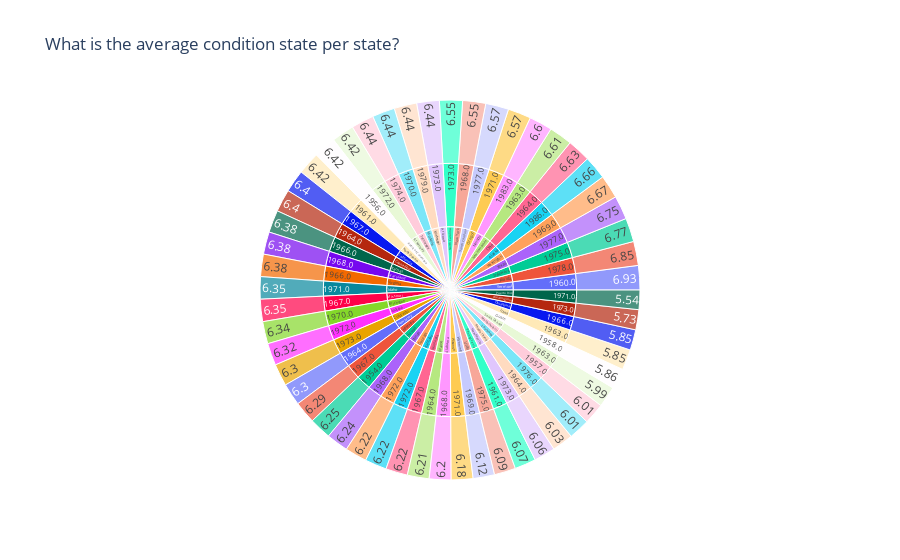

Source (notebook cell):
### Markdown cell above
# Plotly Sunburst Chart: Combine State, Average Year, and Organisation

### Code cell
fig = px.sunburst(condition_state, path=['State Name', 'Year Built','Deck Condition'], values='Deck Condition',title='What is the average condition state per state?')
fig.show()

### Figure 1 — Plotly figure (JSON) as saved in the notebook; plotly's stock layout.template omitted (floating-point values rounded to 4 significant figures; data arrays with more than 128 entries replaced by an {"elided": "..."} marker saying what was removed)
{"data": [{"branchvalues": "total", "domain": {"x": [0, 1], "y": [0, 1]}, "hovertemplate": "labels=%{label}<br>Deck Condition=%{value}<br>parent=%{parent}<br>id=%{id}<extra></extra>", "ids": {"elided": "159 str values"}, "labels": {"elided": "159 str values"}, "name": "", "parents": {"elided": "159 str values"}, "type": "sunburst", "values": {"elided": "159 float values"}}], "layout": {"legend": {"tracegroupgap": 0}, "title": {"text": "What is the average condition state per state?"}}}
